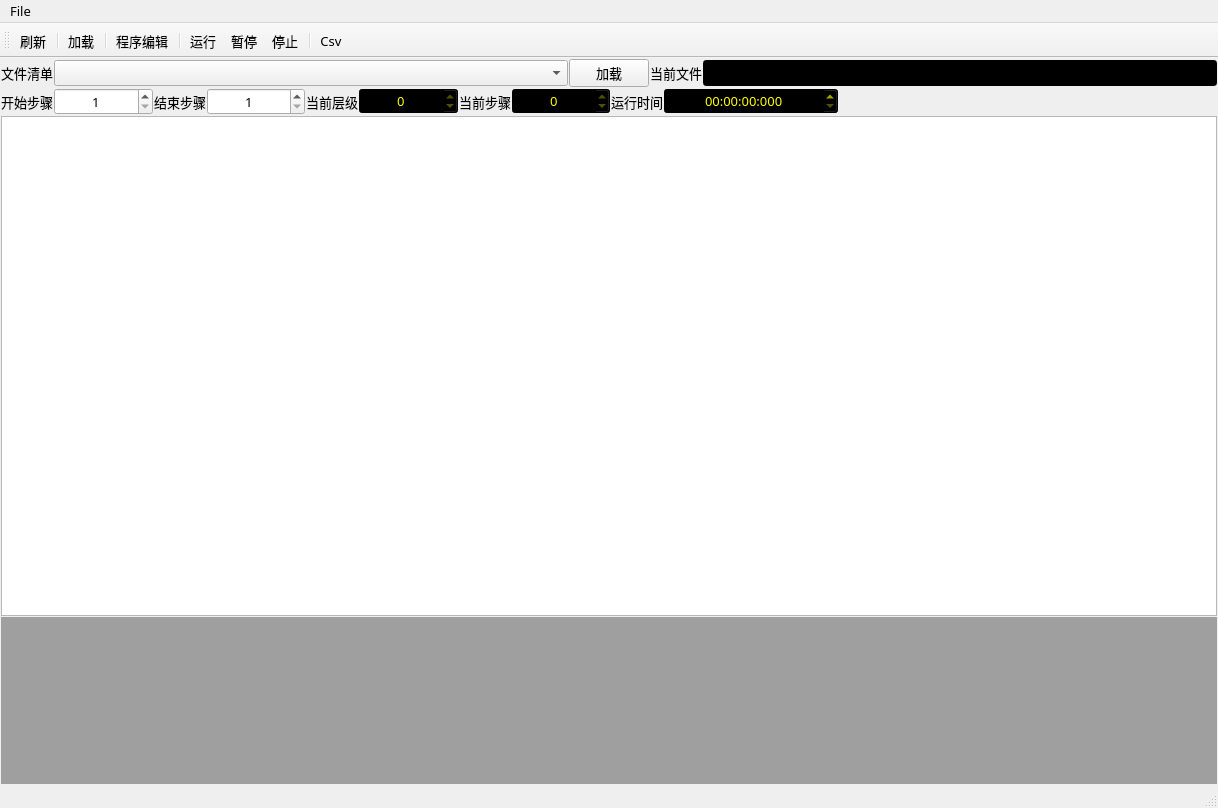
<?xml version="1.0" encoding="UTF-8"?>
<ui version="4.0">
 <class>AutoExeWin</class>
 <widget class="QMainWindow" name="AutoExeWin">
  <property name="geometry">
   <rect>
    <x>0</x>
    <y>0</y>
    <width>1218</width>
    <height>808</height>
   </rect>
  </property>
  <property name="font">
   <font>
    <family>Segoe UI Semibold</family>
    <pointsize>10</pointsize>
    <weight>50</weight>
    <italic>false</italic>
    <bold>false</bold>
   </font>
  </property>
  <property name="windowTitle">
   <string>MainWindow</string>
  </property>
  <widget class="QWidget" name="centralwidget">
   <layout class="QGridLayout" name="gridLayout">
    <property name="leftMargin">
     <number>1</number>
    </property>
    <property name="topMargin">
     <number>1</number>
    </property>
    <property name="rightMargin">
     <number>1</number>
    </property>
    <property name="bottomMargin">
     <number>1</number>
    </property>
    <property name="spacing">
     <number>1</number>
    </property>
    <item row="0" column="0">
     <layout class="QVBoxLayout" name="verticalLayout" stretch="0,0,3,1">
      <property name="spacing">
       <number>1</number>
      </property>
      <item>
       <layout class="QHBoxLayout" name="horizontalLayout_9">
        <property name="spacing">
         <number>1</number>
        </property>
        <item>
         <layout class="QHBoxLayout" name="horizontalLayout_8" stretch="0,6">
          <item>
           <widget class="QLabel" name="label_6">
            <property name="font">
             <font>
              <family>Segoe UI Semibold</family>
              <pointsize>10</pointsize>
              <weight>50</weight>
              <italic>false</italic>
              <bold>false</bold>
             </font>
            </property>
            <property name="text">
             <string>文件清单</string>
            </property>
           </widget>
          </item>
          <item>
           <widget class="QComboBox" name="cb_fileList">
            <property name="font">
             <font>
              <family>Segoe UI Semibold</family>
              <pointsize>10</pointsize>
              <weight>50</weight>
              <italic>false</italic>
              <bold>false</bold>
             </font>
            </property>
           </widget>
          </item>
         </layout>
        </item>
        <item>
         <widget class="QPushButton" name="pb_Load">
          <property name="font">
           <font>
            <family>Segoe UI Semibold</family>
            <pointsize>10</pointsize>
            <weight>50</weight>
            <italic>false</italic>
            <bold>false</bold>
           </font>
          </property>
          <property name="text">
           <string>加载</string>
          </property>
         </widget>
        </item>
        <item>
         <layout class="QHBoxLayout" name="horizontalLayout_7">
          <item>
           <widget class="QLabel" name="label_5">
            <property name="font">
             <font>
              <family>Segoe UI Semibold</family>
              <pointsize>10</pointsize>
              <weight>50</weight>
              <italic>false</italic>
              <bold>false</bold>
             </font>
            </property>
            <property name="text">
             <string>当前文件</string>
            </property>
           </widget>
          </item>
          <item>
           <widget class="QLineEdit" name="le_curFile">
            <property name="font">
             <font>
              <family>Segoe UI Semibold</family>
              <pointsize>10</pointsize>
              <weight>50</weight>
              <italic>false</italic>
              <bold>false</bold>
             </font>
            </property>
            <property name="styleSheet">
             <string notr="true">background-color: rgb(0, 0, 0);
color: rgb(255, 255, 255);</string>
            </property>
            <property name="readOnly">
             <bool>true</bool>
            </property>
           </widget>
          </item>
         </layout>
        </item>
       </layout>
      </item>
      <item>
       <layout class="QHBoxLayout" name="horizontalLayout_6" stretch="2,2,2,2,3,5">
        <property name="spacing">
         <number>1</number>
        </property>
        <item>
         <layout class="QHBoxLayout" name="horizontalLayout_4" stretch="0,1">
          <item>
           <widget class="QLabel" name="label_2">
            <property name="font">
             <font>
              <family>Segoe UI Semibold</family>
              <pointsize>10</pointsize>
              <weight>50</weight>
              <italic>false</italic>
              <bold>false</bold>
             </font>
            </property>
            <property name="text">
             <string>开始步骤</string>
            </property>
            <property name="alignment">
             <set>Qt::AlignCenter</set>
            </property>
           </widget>
          </item>
          <item>
           <widget class="QSpinBox" name="sb_setStart">
            <property name="font">
             <font>
              <family>Segoe UI Semibold</family>
              <pointsize>10</pointsize>
              <weight>50</weight>
              <italic>false</italic>
              <bold>false</bold>
             </font>
            </property>
            <property name="styleSheet">
             <string notr="true"/>
            </property>
            <property name="alignment">
             <set>Qt::AlignCenter</set>
            </property>
            <property name="readOnly">
             <bool>false</bool>
            </property>
            <property name="minimum">
             <number>1</number>
            </property>
            <property name="maximum">
             <number>10000</number>
            </property>
           </widget>
          </item>
         </layout>
        </item>
        <item>
         <layout class="QHBoxLayout" name="horizontalLayout_3" stretch="0,1">
          <item>
           <widget class="QLabel" name="label_3">
            <property name="font">
             <font>
              <family>Segoe UI Semibold</family>
              <pointsize>10</pointsize>
              <weight>50</weight>
              <italic>false</italic>
              <bold>false</bold>
             </font>
            </property>
            <property name="text">
             <string>结束步骤</string>
            </property>
            <property name="alignment">
             <set>Qt::AlignCenter</set>
            </property>
           </widget>
          </item>
          <item>
           <widget class="QSpinBox" name="sb_setEnd">
            <property name="font">
             <font>
              <family>Segoe UI Semibold</family>
              <pointsize>10</pointsize>
              <weight>50</weight>
              <italic>false</italic>
              <bold>false</bold>
             </font>
            </property>
            <property name="styleSheet">
             <string notr="true"/>
            </property>
            <property name="alignment">
             <set>Qt::AlignCenter</set>
            </property>
            <property name="readOnly">
             <bool>false</bool>
            </property>
            <property name="minimum">
             <number>1</number>
            </property>
            <property name="maximum">
             <number>10000</number>
            </property>
           </widget>
          </item>
         </layout>
        </item>
        <item>
         <layout class="QHBoxLayout" name="horizontalLayout_10" stretch="0,1">
          <item>
           <widget class="QLabel" name="label_7">
            <property name="font">
             <font>
              <family>Segoe UI Semibold</family>
              <pointsize>10</pointsize>
              <weight>50</weight>
              <italic>false</italic>
              <bold>false</bold>
             </font>
            </property>
            <property name="text">
             <string>当前层级</string>
            </property>
            <property name="alignment">
             <set>Qt::AlignCenter</set>
            </property>
           </widget>
          </item>
          <item>
           <widget class="QSpinBox" name="sb_Level">
            <property name="font">
             <font>
              <family>Segoe UI Semibold</family>
              <pointsize>10</pointsize>
              <weight>50</weight>
              <italic>false</italic>
              <bold>false</bold>
             </font>
            </property>
            <property name="styleSheet">
             <string notr="true">background-color: rgb(00, 00, 00);
color: rgb(255, 255, 0);</string>
            </property>
            <property name="alignment">
             <set>Qt::AlignCenter</set>
            </property>
            <property name="readOnly">
             <bool>true</bool>
            </property>
            <property name="maximum">
             <number>10000</number>
            </property>
           </widget>
          </item>
         </layout>
        </item>
        <item>
         <layout class="QHBoxLayout" name="horizontalLayout" stretch="0,1">
          <item>
           <widget class="QLabel" name="label">
            <property name="font">
             <font>
              <family>Segoe UI Semibold</family>
              <pointsize>10</pointsize>
              <weight>50</weight>
              <italic>false</italic>
              <bold>false</bold>
             </font>
            </property>
            <property name="text">
             <string>当前步骤</string>
            </property>
            <property name="alignment">
             <set>Qt::AlignCenter</set>
            </property>
           </widget>
          </item>
          <item>
           <widget class="QSpinBox" name="spinBox">
            <property name="font">
             <font>
              <family>Segoe UI Semibold</family>
              <pointsize>10</pointsize>
              <weight>50</weight>
              <italic>false</italic>
              <bold>false</bold>
             </font>
            </property>
            <property name="styleSheet">
             <string notr="true">background-color: rgb(00, 00, 00);
color: rgb(255, 255, 0);</string>
            </property>
            <property name="alignment">
             <set>Qt::AlignCenter</set>
            </property>
            <property name="readOnly">
             <bool>true</bool>
            </property>
            <property name="maximum">
             <number>10000</number>
            </property>
           </widget>
          </item>
         </layout>
        </item>
        <item>
         <layout class="QHBoxLayout" name="horizontalLayout_2" stretch="0,1">
          <item>
           <widget class="QLabel" name="label_4">
            <property name="font">
             <font>
              <family>Segoe UI Semibold</family>
              <pointsize>10</pointsize>
              <weight>50</weight>
              <italic>false</italic>
              <bold>false</bold>
             </font>
            </property>
            <property name="text">
             <string>运行时间</string>
            </property>
            <property name="alignment">
             <set>Qt::AlignCenter</set>
            </property>
           </widget>
          </item>
          <item>
           <widget class="QTimeEdit" name="timeEdit">
            <property name="font">
             <font>
              <family>Segoe UI Semibold</family>
              <pointsize>10</pointsize>
              <weight>50</weight>
              <italic>false</italic>
              <bold>false</bold>
             </font>
            </property>
            <property name="styleSheet">
             <string notr="true">background-color: rgb(0, 0, 0);
color: rgb(255, 255, 0);</string>
            </property>
            <property name="alignment">
             <set>Qt::AlignCenter</set>
            </property>
            <property name="displayFormat">
             <string>HH:mm:ss:zzz</string>
            </property>
           </widget>
          </item>
         </layout>
        </item>
        <item>
         <layout class="QHBoxLayout" name="horizontalLayout_5">
          <item>
           <spacer name="horizontalSpacer">
            <property name="orientation">
             <enum>Qt::Horizontal</enum>
            </property>
            <property name="sizeHint" stdset="0">
             <size>
              <width>40</width>
              <height>20</height>
             </size>
            </property>
           </spacer>
          </item>
         </layout>
        </item>
       </layout>
      </item>
      <item>
       <widget class="QTableView" name="fileTable">
        <property name="font">
         <font>
          <family>微软雅黑</family>
          <pointsize>8</pointsize>
         </font>
        </property>
       </widget>
      </item>
      <item>
       <widget class="QMdiArea" name="mdiArea_Log"/>
      </item>
     </layout>
    </item>
   </layout>
  </widget>
  <widget class="QMenuBar" name="menubar">
   <property name="geometry">
    <rect>
     <x>0</x>
     <y>0</y>
     <width>1218</width>
     <height>22</height>
    </rect>
   </property>
   <widget class="QMenu" name="menuFile">
    <property name="title">
     <string>File</string>
    </property>
    <addaction name="actionReload"/>
    <addaction name="separator"/>
    <addaction name="actionAutoEditor"/>
    <addaction name="separator"/>
    <addaction name="actionCsvSetting"/>
   </widget>
   <addaction name="menuFile"/>
  </widget>
  <widget class="QStatusBar" name="statusbar"/>
  <widget class="QToolBar" name="toolBar">
   <property name="windowTitle">
    <string>toolBar</string>
   </property>
   <attribute name="toolBarArea">
    <enum>TopToolBarArea</enum>
   </attribute>
   <attribute name="toolBarBreak">
    <bool>false</bool>
   </attribute>
   <addaction name="actionReload"/>
   <addaction name="separator"/>
   <addaction name="actionLoad"/>
   <addaction name="separator"/>
   <addaction name="actionAutoEditor"/>
   <addaction name="separator"/>
   <addaction name="actionTestRun"/>
   <addaction name="actionTestPause"/>
   <addaction name="actionTestStop"/>
   <addaction name="separator"/>
   <addaction name="actionCsv"/>
  </widget>
  <action name="actionTestRun">
   <property name="icon">
    <iconset resource="../icon.qrc">
     <normaloff>:/icon/icon/run.png</normaloff>:/icon/icon/run.png</iconset>
   </property>
   <property name="text">
    <string>运行</string>
   </property>
  </action>
  <action name="actionTestStop">
   <property name="icon">
    <iconset resource="../icon.qrc">
     <normaloff>:/icon/icon/stop.png</normaloff>:/icon/icon/stop.png</iconset>
   </property>
   <property name="text">
    <string>停止</string>
   </property>
  </action>
  <action name="actionLog">
   <property name="icon">
    <iconset resource="../icon.qrc">
     <normaloff>:/icon/icon/comment.png</normaloff>:/icon/icon/comment.png</iconset>
   </property>
   <property name="text">
    <string>Log</string>
   </property>
  </action>
  <action name="actionTestPause">
   <property name="icon">
    <iconset resource="../icon.qrc">
     <normaloff>:/icon/icon/pause.png</normaloff>:/icon/icon/pause.png</iconset>
   </property>
   <property name="text">
    <string>暂停</string>
   </property>
  </action>
  <action name="actionLoad">
   <property name="icon">
    <iconset resource="../icon.qrc">
     <normaloff>:/icon/icon/upload.png</normaloff>:/icon/icon/upload.png</iconset>
   </property>
   <property name="text">
    <string>加载</string>
   </property>
  </action>
  <action name="actionReload">
   <property name="icon">
    <iconset resource="../icon.qrc">
     <normaloff>:/icon/icon/reset.png</normaloff>:/icon/icon/reset.png</iconset>
   </property>
   <property name="text">
    <string>刷新</string>
   </property>
  </action>
  <action name="actionAutoEditor">
   <property name="icon">
    <iconset resource="../icon.qrc">
     <normaloff>:/icon/icon/editor-line.png</normaloff>:/icon/icon/editor-line.png</iconset>
   </property>
   <property name="text">
    <string>程序编辑</string>
   </property>
  </action>
  <action name="actionCsv">
   <property name="checkable">
    <bool>true</bool>
   </property>
   <property name="icon">
    <iconset resource="../icon.qrc">
     <normaloff>:/icon/icon/CSV.png</normaloff>:/icon/icon/CSV.png</iconset>
   </property>
   <property name="text">
    <string>Csv</string>
   </property>
   <property name="toolTip">
    <string>Csv</string>
   </property>
  </action>
  <action name="actionCsvSetting">
   <property name="icon">
    <iconset resource="../icon.qrc">
     <normaloff>:/icon/icon/CSV.png</normaloff>:/icon/icon/CSV.png</iconset>
   </property>
   <property name="text">
    <string>CsvSetting</string>
   </property>
  </action>
 </widget>
 <resources>
  <include location="../icon.qrc"/>
 </resources>
 <connections/>
</ui>
